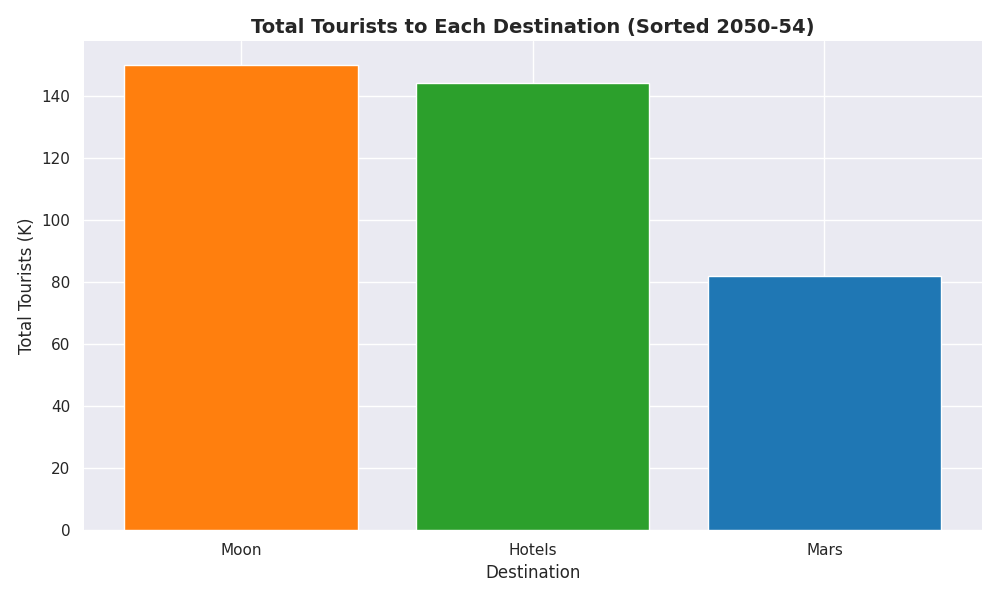

Reproduce this figure in Python.
import numpy as np
import matplotlib.pyplot as plt

destinations = ['Moon', 'Mars', 'Hotels']
tourists_data = np.array([
    [20, 25, 30, 35, 40],  # Moon
    [5, 10, 15, 22, 30],   # Mars
    [15, 20, 28, 36, 45],  # Hotels
])

# Calculate total tourists for each destination
total_tourists = tourists_data.sum(axis=1)

# Sort the data by total number of tourists in descending order
sorted_indices = np.argsort(total_tourists)[::-1]
sorted_destinations = np.array(destinations)[sorted_indices]
sorted_totals = total_tourists[sorted_indices]

# Shuffle colors manually
shuffled_colors = ['#ff7f0e', '#2ca02c', '#1f77b4']  # Example of a shuffled color order

# Plotting sorted bar chart
fig, ax = plt.subplots(figsize=(10, 6))
ax.bar(sorted_destinations, sorted_totals, color=shuffled_colors)

ax.set_xlabel('Destination', fontsize=12)
ax.set_ylabel('Total Tourists (K)', fontsize=12)
ax.set_title('Total Tourists to Each Destination (Sorted 2050-54)', fontsize=14, weight='bold')

# Remove stylistic elements
ax.spines['top'].set_visible(False)
ax.spines['right'].set_visible(False)
ax.spines['left'].set_visible(False)
ax.spines['bottom'].set_visible(False)

plt.tight_layout()
plt.show()
